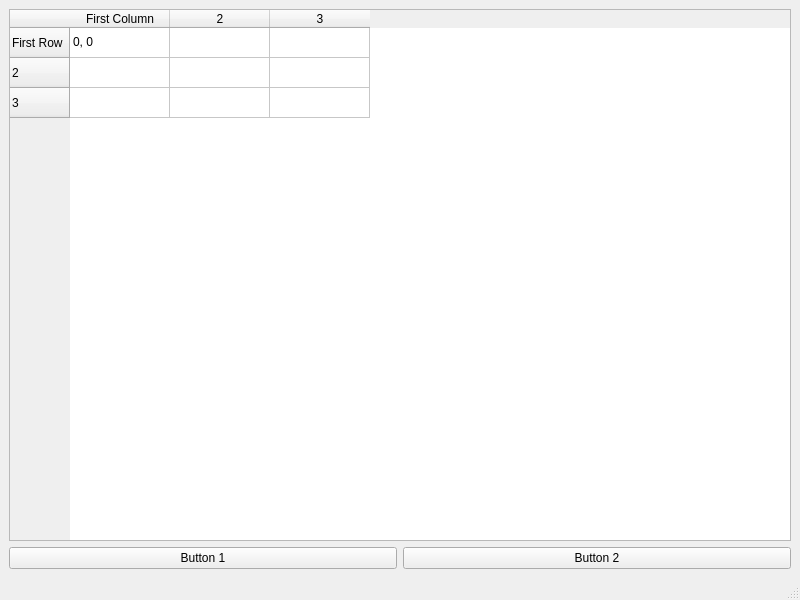
<?xml version="1.0" encoding="UTF-8"?>
<ui version="4.0">
 <class>MainWindow</class>
 <widget class="QMainWindow" name="MainWindow">
  <property name="geometry">
   <rect>
    <x>0</x>
    <y>0</y>
    <width>800</width>
    <height>600</height>
   </rect>
  </property>
  <property name="windowTitle">
   <string>MainWindow</string>
  </property>
  <widget class="QWidget" name="centralwidget">
   <layout class="QVBoxLayout" name="verticalLayout">
    <item>
     <layout class="QHBoxLayout" name="horizontalLayout">
      <item>
       <widget class="QTableWidget" name="tableWidget">
        <property name="rowCount">
         <number>3</number>
        </property>
        <property name="columnCount">
         <number>3</number>
        </property>
        <row>
         <property name="text">
          <string>First Row</string>
         </property>
        </row>
        <row/>
        <row/>
        <column>
         <property name="text">
          <string>First Column</string>
         </property>
        </column>
        <column/>
        <column/>
        <item row="0" column="0">
         <property name="text">
          <string>0, 0</string>
         </property>
        </item>
        <item row="0" column="1">
         <property name="text">
          <string/>
         </property>
        </item>
       </widget>
      </item>
     </layout>
    </item>
    <item>
     <layout class="QHBoxLayout" name="horizontalLayout_2">
      <item>
       <widget class="QPushButton" name="pushButton">
        <property name="text">
         <string>Button 1</string>
        </property>
       </widget>
      </item>
      <item>
       <widget class="QPushButton" name="pushButton_2">
        <property name="text">
         <string>Button 2</string>
        </property>
       </widget>
      </item>
     </layout>
    </item>
   </layout>
  </widget>
  <widget class="QMenuBar" name="menubar">
   <property name="geometry">
    <rect>
     <x>0</x>
     <y>0</y>
     <width>800</width>
     <height>20</height>
    </rect>
   </property>
  </widget>
  <widget class="QStatusBar" name="statusbar"/>
 </widget>
 <resources/>
 <connections/>
</ui>
